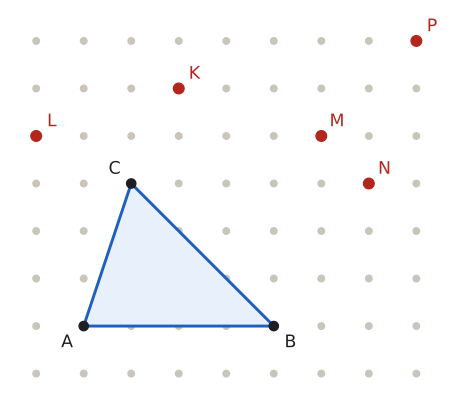

Write the Python code that produced this figure.
import sys; sys.path.insert(0, "tools")
from cizim import *

# Alıştırma 11: çivi tahtası; A(1, 1), B(5, 1), C(2, 4); K(3, 6), L(0, 5), M(6, 5), N(7, 4), P(8, 7).
P = lambda x, y: np.array([float(x), float(y)])
uz = lambda X, Y: float(np.linalg.norm(X - Y))
def dik(K, X, Y, r):
    """K köşesinde KX ile KY arasındaki dik açı işareti (r: kenar boyu)."""
    a_ = (X - K) / uz(X, K) * r; b_ = (Y - K) / uz(Y, K) * r
    ax.plot(*zip(K + a_, K + a_ + b_, K + b_), color=SOLUK, lw=1.3)
def kenar(X, Y, metin, G, d, renk=YAZI, fs=13):
    """[XY] kenarının ortasına, G'den uzak yana d kadar açıkta etiket."""
    M = (X + Y) / 2; t = (Y - X) / uz(X, Y); n = np.array([-t[1], t[0]])
    if np.dot(n, M - G) < 0: n = -n
    ax.text(*(M + d * n), metin, ha="center", va="center", color=renk, fontsize=fs)
def olcu(X, Y, metin, kay, renk=SOLUK, fs=13):
    """X ile Y arasında, kay vektörü kadar kaydırılmış oklu ölçü çizgisi; yazı çizginin dışında."""
    kay = np.array(kay, dtype=float); X2, Y2 = X + kay, Y + kay
    ax.annotate("", xy=Y2, xytext=X2, arrowprops=dict(arrowstyle="<->", color=renk, lw=1.2, shrinkA=0, shrinkB=0))
    for Z in (X, Y): ax.plot(*zip(Z + kay * 0.6, Z + kay * 1.4), color=renk, lw=1)
    M = (X2 + Y2) / 2 + 0.75 * kay
    ax.text(*M, metin, ha="center", va="center", color=YAZI, fontsize=fs)
def harf(X, ad, dx, dy, renk=YAZI):
    nokta(ax, *X, "", renk=renk)
    ax.text(X[0] + dx, X[1] + dy, ad, ha="center", va="center", color=renk, fontsize=13)

A, B, C = P(1, 1), P(5, 1), P(2, 4)
adaylar = {"K": P(3, 6), "L": P(0, 5), "M": P(6, 5), "N": P(7, 4), "P": P(8, 7)}
for ad, X in adaylar.items(): print(ad, "alan", abs((B - A)[0] * (X - A)[1] - (B - A)[1] * (X - A)[0]) / 2)
fig, ax = sekil(6, 5.4)
ax.set_aspect("equal"); ax.axis("off")
for x in range(0, 9):
    for y in range(0, 8): ax.plot(x, y, "o", color=CIZGI, markersize=5, zorder=1)
ax.add_patch(patches.Polygon([A, B, C], closed=True, facecolor=MAVI_ACIK, edgecolor=MAVI, lw=2.2, zorder=2))
harf(A, "A", -0.35, -0.35); harf(B, "B", 0.35, -0.35); harf(C, "C", -0.35, 0.3)
for ad, X in adaylar.items():
    ax.plot(*X, "o", color=KIRMIZI, markersize=8, zorder=4)
    ax.text(X[0] + 0.33, X[1] + 0.3, ad, ha="center", va="center", color=KIRMIZI, fontsize=13)
ax.set_xlim(-0.6, 8.7); ax.set_ylim(-0.7, 7.7)
kaydet(fig, __file__)
